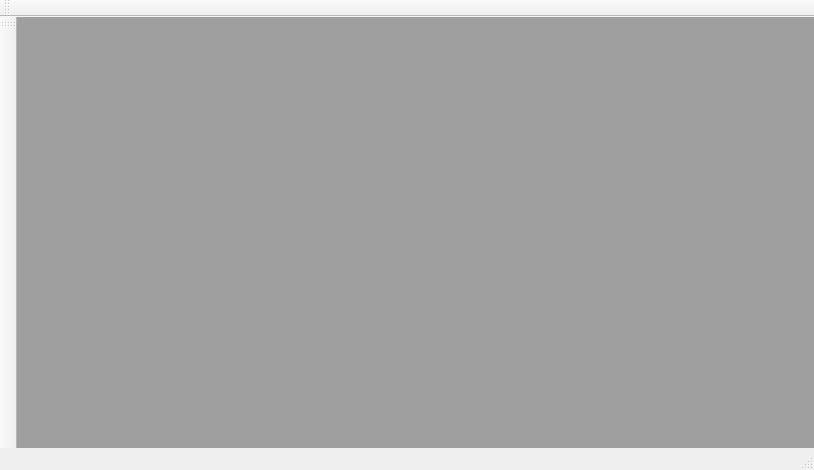
<?xml version="1.0" encoding="UTF-8"?>
<ui version="4.0">
 <class>MainWindow</class>
 <widget class="QMainWindow" name="MainWindow">
  <property name="geometry">
   <rect>
    <x>0</x>
    <y>0</y>
    <width>814</width>
    <height>470</height>
   </rect>
  </property>
  <property name="windowTitle">
   <string>MainWindow</string>
  </property>
  <widget class="QWidget" name="centralwidget">
   <layout class="QHBoxLayout" name="horizontalLayout">
    <property name="spacing">
     <number>0</number>
    </property>
    <property name="leftMargin">
     <number>0</number>
    </property>
    <property name="topMargin">
     <number>0</number>
    </property>
    <property name="rightMargin">
     <number>0</number>
    </property>
    <property name="bottomMargin">
     <number>0</number>
    </property>
    <item>
     <widget class="QSplitter" name="splitter">
      <property name="lineWidth">
       <number>3</number>
      </property>
      <property name="orientation">
       <enum>Qt::Horizontal</enum>
      </property>
      <property name="handleWidth">
       <number>3</number>
      </property>
      <property name="childrenCollapsible">
       <bool>false</bool>
      </property>
      <widget class="QMdiArea" name="mdiArea"/>
     </widget>
    </item>
   </layout>
  </widget>
  <widget class="QMenuBar" name="mainMenu">
   <property name="geometry">
    <rect>
     <x>0</x>
     <y>0</y>
     <width>814</width>
     <height>30</height>
    </rect>
   </property>
  </widget>
  <widget class="QStatusBar" name="statusbar"/>
  <widget class="QToolBar" name="mainToolBar">
   <property name="windowTitle">
    <string>toolBar</string>
   </property>
   <attribute name="toolBarArea">
    <enum>TopToolBarArea</enum>
   </attribute>
   <attribute name="toolBarBreak">
    <bool>false</bool>
   </attribute>
  </widget>
  <widget class="QToolBar" name="secondaryToolBar">
   <property name="windowTitle">
    <string>toolBar</string>
   </property>
   <attribute name="toolBarArea">
    <enum>LeftToolBarArea</enum>
   </attribute>
   <attribute name="toolBarBreak">
    <bool>false</bool>
   </attribute>
  </widget>
 </widget>
 <resources/>
 <connections/>
</ui>
